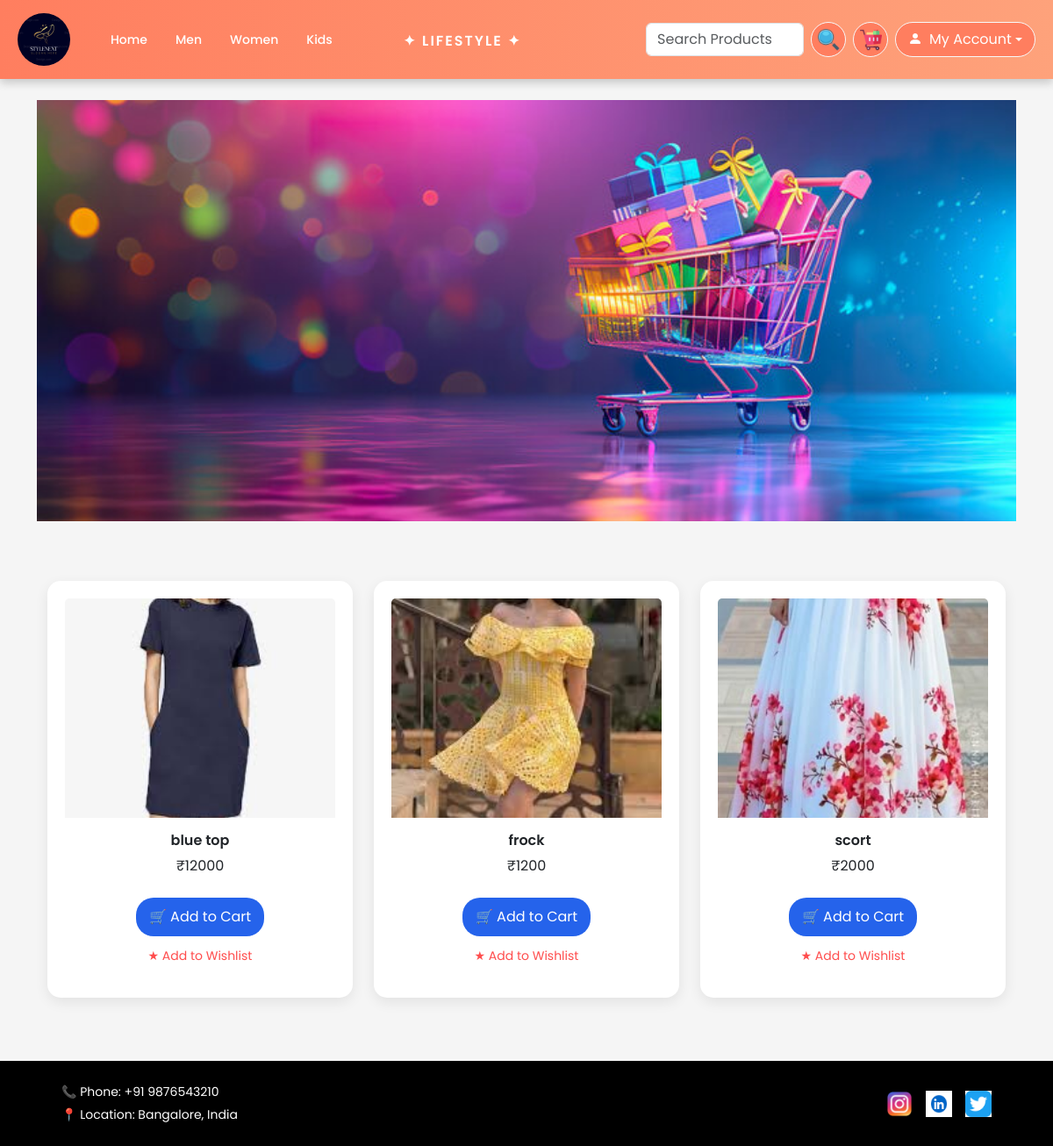
Screenshot of /women/ with the database file from the repository.
### flouristapp/models.py (models this page shows, shortened)
class Women(models.Model):
    name = models.CharField(max_length=100)
    image = models.ImageField(upload_to='women/')
    price = models.IntegerField()

### flouristapp/views.py (the view)
# urls.py: path('women/', views.women, name='women'),
def women(request):
    post = Women.objects.all().order_by('-id')
    return render(request, "women.html", {'post': post})

### flouristapp/Templates/women.html (shortened to what this page needs)
{% extends 'base.html' %}
{% load static %}
{% block content %}
<div class="container-fluid p-0">
<div class="container-fluid p-0">
    <div class="banner" style="width:100%; height:60vh;">
        <img src="/media/banner.jpg"
             alt="Banner"
             class="img-fluid"
             style="width:100%; height:100%; object-fit:cover; display:block;">
    </div>
</div>
</div>
<div class="container mt-5">
    <div class="row">
        {% for i in post %}
        <div class="col-md-4 mb-4">
            <div class="card">
                <img src="{{ i.image.url }}"
                     class="card-img-top"
                     height="250">
                <div class="card-body text-center">
                    <h5>{{ i.name }}</h5>
                    <p>₹{{ i.price }}</p>
                     <a href="{% url 'add_to_cart' 'Women' i.id %}" class="btn btn-primary mt-2">
                        🛒 Add to Cart
                    </a>
                    <div class="wishlist-bottom">
                        <a href="{% url 'add_to_wishlist' i.id 'women' %}" class="wishlist-text">
                            ★ Add to Wishlist
                        </a>
                    </div>
                </div>
            </div>
        </div>
        {% endfor %}
    </div>
</div>
{% endblock %}

### flouristapp/static/css/style.css (style rules this page uses)
body { margin:0; padding:0; overflow-x:hidden; font-family:'Poppins',sans-serif; background:#f5f5f5; }
.container-fluid { padding:0 !important; }
.banner img { width:100%; height:60vh; object-fit:cover; display:block; }
.card { margin-top: 20px; border: none; border-radius: 12px; overflow: hidden; box-shadow: 0 4px 10px rgba(0,0,0,0.1); transition: 0.3s; position: relative; }
.card img { height: 250px; object-fit: cover; }
.card h6, .card h5 { font-size: 16px; font-weight: 600; }
.card .btn { border-radius: 20px; }
.wishlist-bottom { margin-top: 10px; }
.wishlist-text { font-size: 14px; color: #ff4d4d; text-decoration: none; }
.card { background: white; border-radius: 15px; padding: 20px; box-shadow: 0 5px 15px rgba(0,0,0,0.08); }
.btn { display: inline-block; padding: 10px 15px; background: #ff7e5f; color: white; border-radius: 8px; text-decoration: none; text-align: center; }
.btn-primary { background: #2563eb; color: white; border: none; }

### rows the page displays
Women: image (picture), name "blue top", price "12000"
Women: image (picture), name "frock", price "1200"
Women: image (picture), name "scort", price "2000"
